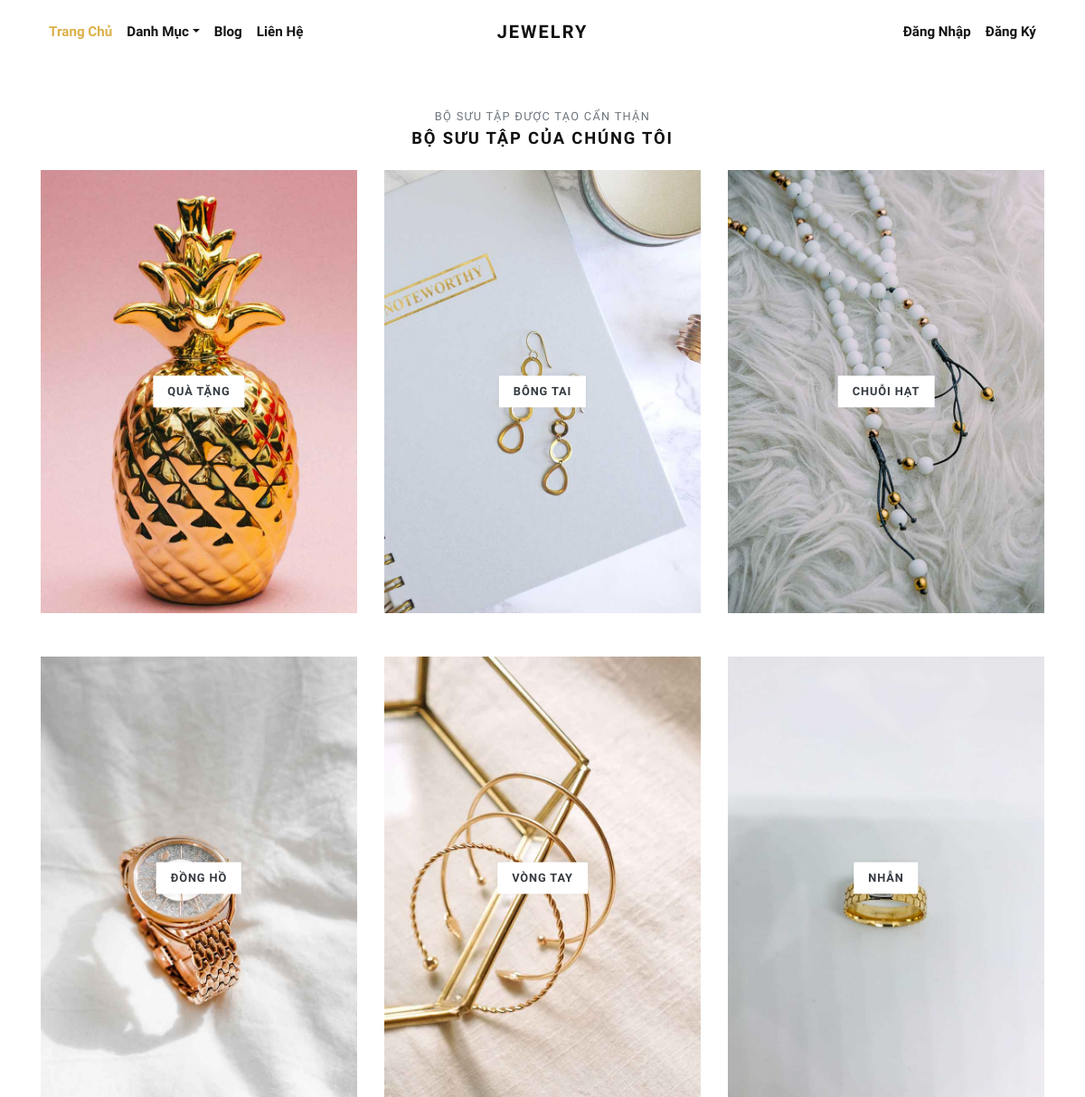
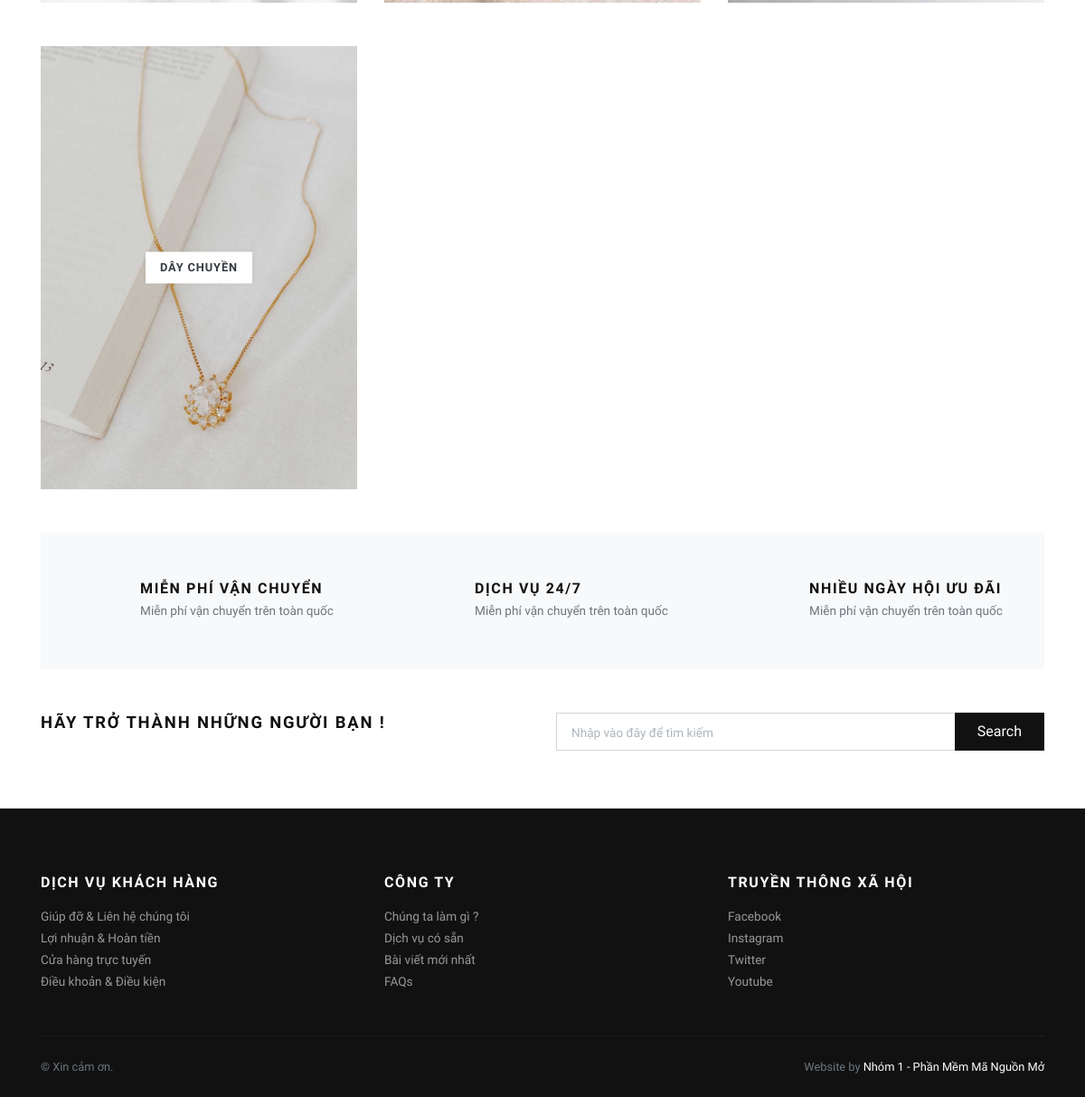
Page /categories/ on the committed database (2 pictures, top to bottom).
### store/models.py (models this page shows, shortened)
class Category(models.Model):
    title = models.CharField(max_length=50, verbose_name="Category Title")
    slug = models.SlugField(max_length=55, verbose_name="Category Slug")
    description = models.TextField(blank=True, verbose_name="Category Description")
    category_image = models.ImageField(upload_to='category', blank=True, null=True, verbose_name="Category Image")
    is_active = models.BooleanField(verbose_name="Is Active?")
    is_featured = models.BooleanField(verbose_name="Is Featured?")
    created_at = models.DateTimeField(auto_now_add=True, verbose_name="Created Date")
    updated_at = models.DateTimeField(auto_now=True, verbose_name="Updated Date")
    class Meta:
        verbose_name_plural = 'Categories'
        ordering = ('-created_at', )

### store/views.py (the view)
# urls.py: path('categories/', views.all_categories, name="all-categories"),
def all_categories(request):
    categories = Category.objects.filter(is_active=True)
    return render(request, 'store/categories.html', {'categories':categories})

### store/context_preprocessors.py (called while the page is built)
def store_menu(request):
    categories = Category.objects.filter(is_active=True)
    context = {
        'categories_menu': categories,
    }
    return context

def cart_menu(request):
    if request.user.is_authenticated:
        cart_items= Cart.objects.filter(user=request.user)
        context = {
            'cart_items': cart_items,
        }
    else:
        context = {}
    return context

### templates/store/categories.html (shortened to what this page needs)
{% extends 'base.html' %}
{% load static %}
      {% block content %}
      <div class="container">
        <section class="pt-5">
          <header class="text-center">
            <p class="small text-muted small text-uppercase mb-1">Bộ sưu tập được tạo cẩn thận</p>
            <h2 class="h5 text-uppercase mb-4">Bộ sưu tập của chúng tôi</h2>
          </header>
          <div class="row">
          {% if categories %}
            {% for category in categories %}
              <div class="col-md-4 mb-4 mb-md-5">
                <a class="category-item" href="{% url 'store:category-products' category.slug %}">
                  <strong class="category-item-title">{{ category.title }}</strong>
                </a>
              </div>
            {% endfor %}
          {% endif %}
          </div>
        </section>
        <section class="py-5 bg-light">
          <div class="container">
            <div class="row text-center">
              <div class="col-lg-4 mb-3 mb-lg-0">
                <div class="d-inline-block">
                  <div class="media align-items-end">
                    <svg class="svg-icon svg-icon-big svg-icon-light">
                      <use xlink:href="#delivery-time-1"> </use>
                    </svg>
                    <div class="media-body text-left ml-3">
                      <h6 class="text-uppercase mb-1">Miễn phí vận chuyển</h6>
                      <p class="text-small mb-0 text-muted">Miễn phí vận chuyển trên toàn quốc</p>
                    </div>
                  </div>
                </div>
              </div>
              <div class="col-lg-4 mb-3 mb-lg-0">
                <div class="d-inline-block">
                  <div class="media align-items-end">
                    <svg class="svg-icon svg-icon-big svg-icon-light">
                      <use xlink:href="#helpline-24h-1"> </use>
                    </svg>
                    <div class="media-body text-left ml-3">
                      <h6 class="text-uppercase mb-1">Dịch vụ 24/7</h6>
                      <p class="text-small mb-0 text-muted">Miễn phí vận chuyển trên toàn quốc</p>
                    </div>
                  </div>
                </div>
              </div>
              <div class="col-lg-4">
                <div class="d-inline-block">
                  <div class="media align-items-end">
                    <svg class="svg-icon svg-icon-big svg-icon-light">
                      <use xlink:href="#label-tag-1"> </use>
                    </svg>
                    <div class="media-body text-left ml-3">
                      <h6 class="text-uppercase mb-1">Nhiều ngày hội ưu đãi</h6>
                      <p class="text-small mb-0 text-muted">Miễn phí vận chuyển trên toàn quốc</p>
                    </div>
                  </div>
                </div>
              </div>
            </div>
          </div>
        </section>
        <section class="py-5">
          <div class="container p-0">
            <div class="row">
              <div class="col-lg-6 mb-3 mb-lg-0">
                <h5 class="text-uppercase">Hãy trở thành những người bạn !</h5>
              </div>
              <div class="col-lg-6">
                <form action="#">
                  <div class="input-group flex-column flex-sm-row mb-3">
                    <input class="form-control form-control-lg py-3" type="search" placeholder="Nhập vào đây để tìm kiếm" aria-describedby="button-addon2">
                    <div class="input-group-append">
                      <button class="btn btn-dark btn-block" id="button-addon2" type="submit">Search</button>
                    </div>
                  </div>
                </form>
              </div>
            </div>
          </div>
        </section>
      </div>
      {% endblock content %}

### jewelryshop/static/css/style.default.css (style rules this page uses)
.text-small { font-size: 0.85rem !important; }
strong { font-weight: 700; }
.category-item { display: block; position: relative; color: #343a40; transition: all 0.3s; }
.category-item-title { display: inline-block; padding: 0.5rem 1rem; background: #fff; text-transform: uppercase; letter-spacing: 0.07em; position: absolute; top: 50%; left: 50%; -webkit-transform: translate(-50%, -50%); transform: translate(-50%, -50%); box-shadow: 0 0 5px rgba(0, 0, 0, 0.07); font-size: 0.8rem; }
.text-uppercase { text-transform: uppercase; letter-spacing: 0.1em; }
.svg-icon { width: 32px; height: 32px; vertical-align: text-bottom; stroke: currentColor; stroke-width: 3; --layer1: currentColor; --layer2: currentColor; --layer3: currentColor; }
.svg-icon.svg-icon-light { stroke-width: 2; }
.svg-icon-big { width: 48px; height: 48px; }
.btn { font-weight: 400; border: 1px solid transparent; font-family: inherit; padding: 0.375rem 1.5rem; font-size: 1rem; line-height: 1.5; border-radius: 0; transition: color 0.15s ease-in-out, background-color 0.15s ease-in-out, border-color 0.15s ease-in-out, box-shadow 0.15s ease-in-out; }
.btn-dark { color: #fff; background-color: #111111; border-color: #111111; }
body { font-family: "Libre Franklin", sans-serif; font-size: 1rem; font-weight: 400; line-height: 1.5; color: #111111; background-color: #fff; }
a { color: #dcb14a; text-decoration: none; }
h1, h2, h3, h4, h5, h6, .h1, .h2, .h3, .h4, .h5, .h6 { margin-bottom: 0.5rem; font-family: inherit; font-weight: 900; line-height: 1.2; color: inherit; }
h2, .h2 { font-size: 1.9rem; }
h5, .h5 { font-size: 1.15rem; }
h6, .h6 { font-size: 1rem; }
small, .small { font-size: 80%; font-weight: 400; }
.bg-light { background-color: #f8f9fa !important; }
.form-control { padding: 0.375rem 0.75rem; font-size: 1rem; line-height: 1.5; color: #495057; background-color: #fff; border: 1px solid #ced4da; border-radius: 0; transition: border-color 0.15s ease-in-out, box-shadow 0.15s ease-in-out; }
.form-control::placeholder { color: #adb5bd; font-size: 0.85rem; font-weight: 400; }
.form-control-lg { padding: 0.5rem 1rem; font-size: 1rem; line-height: 1.5; border-radius: 0; }

### rows in the picture
Category: title "QUÀ TẶNG"
Category: title "BÔNG TAI"
Category: title "CHUỖI HẠT"
Category: title "ĐỒNG HỒ"
Category: title "VÒNG TAY"
Category: title "NHẪN"
Category: title "DÂY CHUYỀN"
